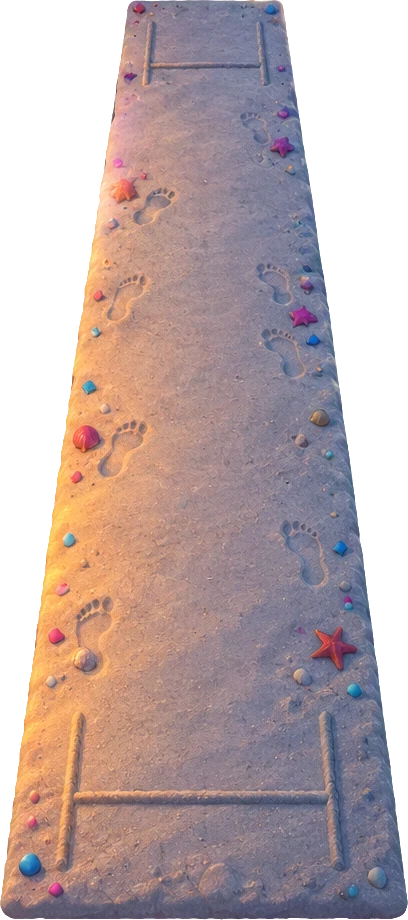
#> input picture art/grounds/beachnight/raw/pitch_orig.webp, 408 x 920 px, given in place of props_389-193.png, which was not available
$ python cut.py
#> lines starting #> are read from the running program, lines starting #| are printed output that depends on the picture; after the words box and inside, x2 and y2 are one past the last pixel; in counts of white or black regions, pixels touching at a corner belong together
# 3.d Beach Night: cut the props (Figma 389:193), words (389:194) and pause (389:192) sheets into assets/themes/beachnight/. Run in art/grounds/beach.
import numpy as np, cv2, os
from PIL import Image
from scipy import ndimage
D='/home/claude/flicky-cricket/assets/themes/beachnight/'; os.makedirs(D,exist_ok=True)
def keyed(src,key=(0,255,0)):
#> called with src = 'raw/props_389-193.png', key = (0, 255, 0)
  im=np.array(Image.open(src).convert('RGB')).astype(float); a=np.clip((np.sqrt(((im-key)**2).sum(2))-45)/60,0,1)
#> after `a = np.clip((np.sqrt(((im - key) ** 2).sum(2)) - 45) / 60, 0, 1)`: a: shape (920, 408) float64; every value is 1
  k=(a<1)&(a>0); f=im.copy()
#> after `k = (a < 1) & (a > 0)`: k: shape (920, 408) bool; every value is 0
  f[...,1]=np.where(k,np.minimum(f[...,1],np.maximum(f[...,0],f[...,2])),f[...,1])
  rim=(cv2.dilate((a<1).astype(np.uint8),np.ones((5,5),np.uint8))>0)&(cv2.erode((a>=1).astype(np.uint8),np.ones((9,9),np.uint8))>0)
  f[...,1]=np.where(rim,np.minimum(f[...,1],np.maximum(f[...,0],f[...,2])),f[...,1])   # despill the rim (green fringe on dark outlines)
  # night glow pieces: green key showed through every glow -> treat the green excess as transparency everywhere, then despill
  ex=np.clip(im[...,1]-np.maximum(im[...,0],im[...,2]),0,None); a=a*np.clip(1-ex/90,0,1)
#> after `ex = np.clip(im[..., 1] - np.maximum(im[..., 0], im[..., 2]), 0, None)`:
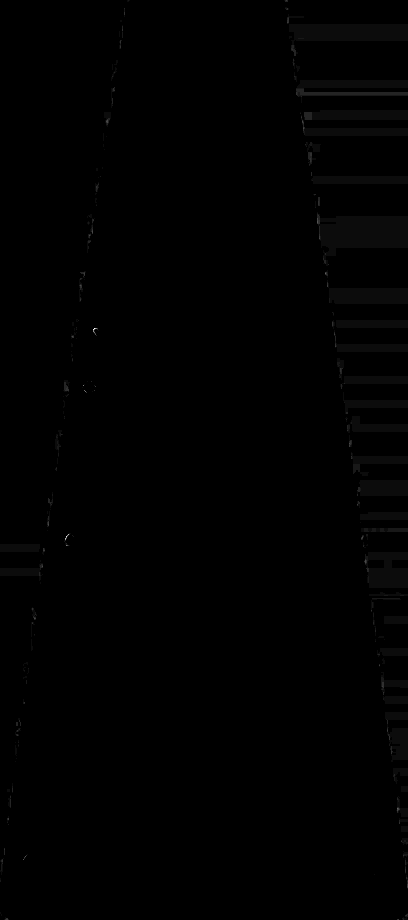
#> ex: shape (920, 408) float64; min 0, max 21, mean 0.1; drawn with min black and max white
  f[...,1]=np.minimum(f[...,1],np.maximum(f[...,0],f[...,2]))
#> f: shape (920, 408, 3) float64; mean R, G, B 116.3, 98.6, 98.3
  A=cv2.erode((a*255).astype(np.uint8),np.ones((3,3),np.uint8))
  return np.dstack([f,A]).clip(0,255).astype(np.uint8)
def biggest_in(rgba,box,name,maxd=None,dil=2,save=True):
#> called with box = (405, 40, 830, 975), name = 'pitch', dil = 2, save = False
  x0,y0,x1,y1=box; p=rgba[y0:y1,x0:x1].copy()
  lab,n=ndimage.label(ndimage.binary_dilation(p[...,3]>128,iterations=dil))
#> lab = 880 rows, first 8: [1, 1, 1], [1, 1, 1], [1, 1, 1], [1, 1, 1], [1, 1, 1], [1, 1, 1], [1, 1, 1], [1, 1, 1]; n = 1
  sz=ndimage.sum(np.ones_like(lab),lab,range(1,n+1)); keep=np.argmax(sz)+1
#> after `sz = ndimage.sum(np.ones_like(lab), lab, range(1, n + 1))`: sz = [2640]
#> after `keep = np.argmax(sz) + 1`: keep = 1
  p[...,3]=p[...,3]*(lab==keep); im=Image.fromarray(p); im=im.crop(im.getbbox())
  if maxd and max(im.size)>maxd: k=maxd/max(im.size); im=im.resize((round(im.width*k),round(im.height*k)),Image.LANCZOS)
  if save: im.save(D+name+'.webp',quality=90)
  return im
P=keyed('raw/props_389-193.png')
pc=biggest_in(P,(405,40,830,975),'pitch',save=False); pc.save(D+'pitch.webp',quality=90)
# rectified pitch between its scratched creases: edges per row from the alpha, creases found as pale rows near each end
al=P[40:975,405:830,3]>128; rows=np.where(al.any(1))[0]; top=40+rows.min()
#> after `al = P[40:975, 405:830, 3] > 128`: al = 880 rows, first 8: [True, True, True], [True, True, True], [True, True, True], [True, True, True], [True, True, True], [True, True, True], [True, True, True], [True, True, True]
#> after `rows = np.where(al.any(1))[0]`: rows = 880 values from 0 to 879
#> after `top = 40 + rows.min()`: top = 40
def edges(y): xs=np.where(P[y,405:830,3]>128)[0]; return 405+xs.min()+6,405+xs.max()-6
src=P[...,:3]; g=cv2.cvtColor(src,cv2.COLOR_RGB2GRAY).astype(float)
#> after `g = cv2.cvtColor(src, cv2.COLOR_RGB2GRAY).astype(float)`:
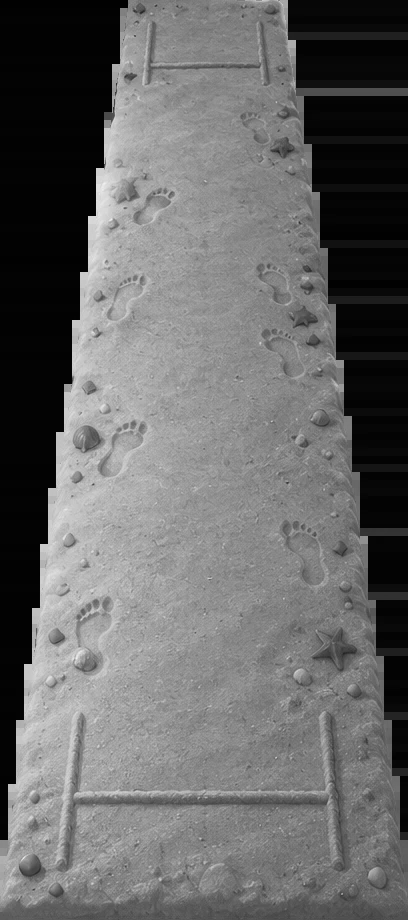
#> g: shape (920, 408) float64; min 1, max 240, mean 103.9
def crease(y0,y1):
#> called with y0 = 90, y1 = 160
  best=None
  for y in range(y0,y1):
    l,r=edges(y); v=g[y,l+20:r-20].mean()
    if best is None or v>best[0]: best=(v,y)
#> this loop made 70 passes
#> best on pass 1: (nan, 90)
  return best[1]
ct,cb=crease(90,160),crease(820,880); print('pitch top',top,'creases',ct,cb,'size',pc.size)
#> the loop in crease (call 2), `for y in range(y0,y1):` made 60 passes
#> best on pass 1: (nan, 820)
#> after `ct, cb = (crease(90, 160), crease(820, 880))`: ct = 90; cb = 820
(l1,r1),(l2,r2)=edges(ct),edges(cb); quad=np.float32([[l1,ct],[r1,ct],[r2,cb],[l2,cb]]); Wr,Hr=200,523
#> after `(l1, r1), (l2, r2) = (edges(ct), edges(cb))`: l1 = 411; r1 = 401; l2 = 411; r2 = 401
#> after `quad = np.float32([[l1, ct], [r1, ct], [r2, cb], [l2, cb]])`: quad = [[411, 90], [401, 90], [401, 820], [411, 820]]
Mx=cv2.getPerspectiveTransform(quad,np.float32([[0,0],[Wr,0],[Wr,Hr],[0,Hr]]))
#> Mx = [[-20, -3.69e-18, 8220], [-4.84e-16, 0.716, -64.48], [-5.35e-18, 0, 1]]
Image.fromarray(cv2.warpPerspective(np.ascontiguousarray(src),Mx,(Wr,Hr),flags=cv2.INTER_CUBIC)).save(D+'pitch_rect.webp',quality=92)
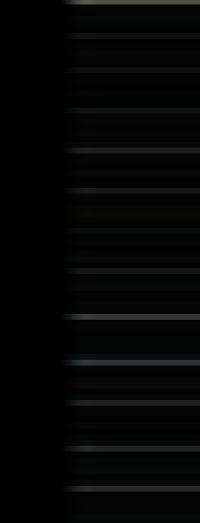
#> saved as pitch_rect.webp: PIL image 200x523 RGB; mean R, G, B 5, 5.6, 5.5
st=biggest_in(P,(60,120,150,905),'stump'); c=Image.new('RGBA',(52,360)); c.alpha_composite(st.resize((26,360),Image.LANCZOS),(13,0)); c.save(D+'stump.webp',quality=92)   # slim, like Coliseum
#> call 2 of biggest_in, with box = (60, 120, 150, 905), name = 'stump', dil = 2, save = True
#> in biggest_in (call 2), `p = rgba[y0:y1, x0:x1].copy()`:
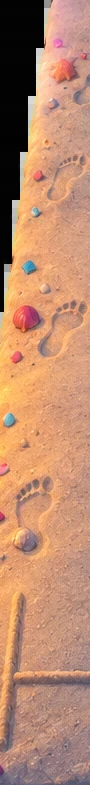
#> p: shape (785, 90, 4); mean of channels 0, 1, 2, 3 186.3, 137.6, 110.2, 254.8; transparent parts drawn white
#> in biggest_in (call 2), `lab,n=ndimage.label(ndimage.binary_dilation(p[...,3]>128,iterations=di..`: lab: shape (785, 90) int32; every value is 1
#> in biggest_in (call 2), `sz = ndimage.sum(np.ones_like(lab), lab, range(1, n + 1))`: sz = [70650]
#> after `c = Image.new('RGBA', (52, 360))`: c: PIL image 52x360 RGBA; every value is 0
bl=biggest_in(P,(235,170,410,235),'bail',save=False); bl.resize((212,round(bl.height*212/bl.width)),Image.LANCZOS).save(D+'bail.webp',quality=92)
#> call 3 of biggest_in, with box = (235, 170, 410, 235), name = 'bail', dil = 2, save = False
#> in biggest_in (call 3), `p = rgba[y0:y1, x0:x1].copy()`:
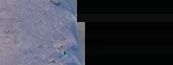
#> p: shape (65, 173, 4); mean of channels 0, 1, 2, 3 61.1, 62.4, 73.5, 254.1; transparent parts drawn white
#> in biggest_in (call 3), `lab,n=ndimage.label(ndimage.binary_dilation(p[...,3]>128,iterations=di..`: lab: shape (65, 173) int32; every value is 1
#> in biggest_in (call 3), `sz = ndimage.sum(np.ones_like(lab), lab, range(1, n + 1))`: sz = [11245]
biggest_in(P,(220,390,370,535),'ball',208); biggest_in(P,(195,690,360,840),'ring',120)
#> call 4 of biggest_in, with box = (220, 390, 370, 535), name = 'ball', maxd = 208, dil = 2, save = True
#> in biggest_in (call 4), `p = rgba[y0:y1, x0:x1].copy()`:
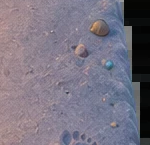
#> p: shape (145, 150, 4); mean of channels 0, 1, 2, 3 120, 114.3, 128.6, 254.7; transparent parts drawn white
#> in biggest_in (call 4), `lab,n=ndimage.label(ndimage.binary_dilation(p[...,3]>128,iterations=di..`: lab: shape (145, 150) int32; every value is 1
#> in biggest_in (call 4), `sz = ndimage.sum(np.ones_like(lab), lab, range(1, n + 1))`: sz = [21750]
#> in biggest_in (call 5), `p = rgba[y0:y1, x0:x1].copy()`:
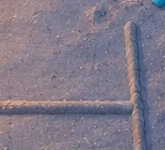
#> p: shape (150, 165, 4); mean of channels 0, 1, 2, 3 128.9, 121, 136.6, 255; drawn as R, G, B
#> in biggest_in (call 5), `lab,n=ndimage.label(ndimage.binary_dilation(p[...,3]>128,iterations=di..`: lab: shape (150, 165) int32; every value is 1
#> in biggest_in (call 5), `sz = ndimage.sum(np.ones_like(lab), lab, range(1, n + 1))`: sz = [24750]
biggest_in(P,(830,100,1200,480),'x_firework',220,dil=8); biggest_in(P,(1250,55,1515,505),'x_flame',200,dil=8)
#> (the run stopped early here; a loop or call above may not have finished)
